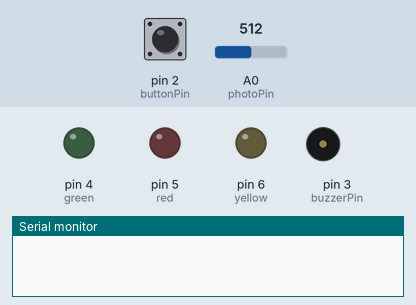
A sketch run on a simulated Arduino Uno, built with avr-gcc and run on an emulated ATmega328P. Shown: output pins drawn as LEDs (lit = HIGH), buzzer (waves = sounding), the last lines printed to the serial monitor. Inputs (shaded band) come from the test bench; at power-on: pin 2 (buttonPin) HIGH, A0 (photoPin) = 512.

Above: at 1.2 s.
1.3 s: pin 2 (buttonPin) pulled LOW for 0.25 s
At 3.8 s:
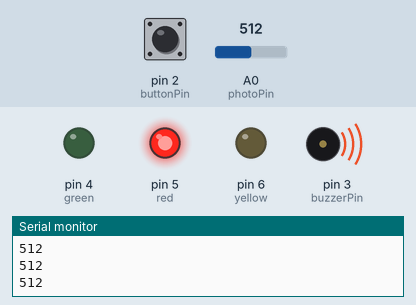
4.3 s: pin 2 (buttonPin) pulled LOW for 1 s
At 6.7 s:
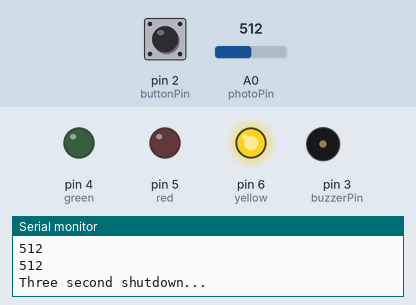
8.3 s: A0 (photoPin) set to 688
10.2 s: A0 (photoPin) set to 714
At 10.9 s:
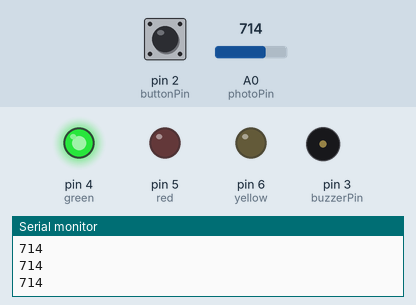
11.8 s: A0 (photoPin) set to 690
At 12.01 s:
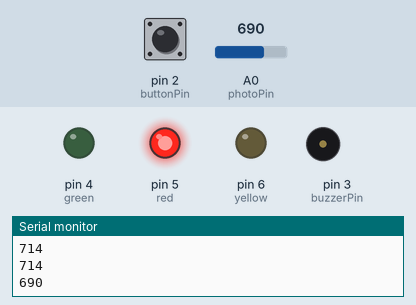
Timing chart, 0 to 14.6 s (numbered marks = the images above; inputs shaded):
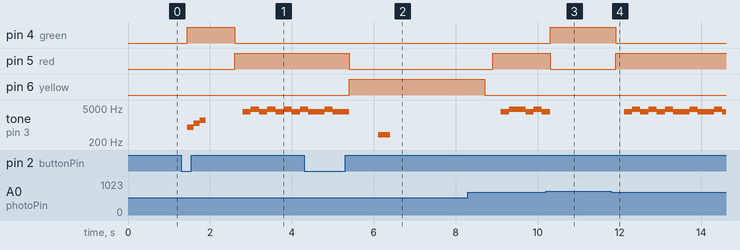

The sketch:

tinkercad-security-system.ino
```cpp
// c++
const byte buzzerPin = 3;
const int photoPin = A0;
const int buttonPin = 2;

// 0 = disarmed, 1 = armed, 2 = alert
int systemState = 0;
unsigned long buttonPressTime = 0;
bool buttonWasPressed = false;

// Alert timing variables
unsigned long alertStartTime = 0;
unsigned long lastToneChange = 0;
int currentTone = 0;

void setup() {
  // buzzer
  pinMode(buzzerPin, OUTPUT);

  // photoresistor
  pinMode(photoPin, INPUT);

  // leds
  pinMode(4, OUTPUT); // green
  pinMode(5, OUTPUT); // red
  pinMode(6, OUTPUT); // yellow

  // pushbutton
  pinMode(2, INPUT_PULLUP);

  Serial.begin(9600); // start serial communication
}

void loop() {
  if (systemState == 0) {
    // check for button press
    if (digitalRead(buttonPin) == LOW) {
      delay(50); // debounce
      if (digitalRead(buttonPin) == LOW) {
        digitalWrite(4, HIGH);
        startupBeep();
        // wait for startup to finish
        delay(500);
        systemState = 1;
      }
    }
  }

  else if (systemState == 1) {
    int lightVal = analogRead(photoPin);
    Serial.println(lightVal);

    digitalWrite(4, HIGH);

    if (lightVal < 700) {
      // turn red led on
      digitalWrite(4, LOW); // green off
      digitalWrite(5, HIGH); // red on

      systemState = 2;
      alertStartTime = millis(); // Start alert timer
      currentTone = 0;
    }

    // shutdown or reset
    int buttonState = digitalRead(buttonPin);

    if (buttonState == LOW && !buttonWasPressed) {
      // button just pressed
      buttonPressTime = millis();
      buttonWasPressed = true;
    }

    // button release
    if (buttonState == HIGH && buttonWasPressed) {
      unsigned long pressDuration = millis() - buttonPressTime;
      buttonWasPressed = false;

      if (pressDuration >= 2000) {
        Serial.println("Shutting down...");
        noTone(buzzerPin);
        digitalWrite(buzzerPin, LOW); // ensure buzzer is off

        // flash yellow light
        digitalWrite(4, LOW);
        digitalWrite(6, HIGH);

        // shutdown sound
        delay(700);
        shutdownBeep();

        delay(300);
        digitalWrite(6, LOW);

        systemState = 0;
      } else {
        Serial.print("Three second shutdown...");
        noTone(buzzerPin);
        digitalWrite(buzzerPin, LOW); // ensure buzzer is off

        // yellow light
        digitalWrite(4, LOW);
        digitalWrite(6, HIGH);

        // shutdown sound 2
        delay(700);
        shutdownBeep2();

        delay(2300);
        digitalWrite(6, LOW);

        systemState = 1;
      }
    }
  }

  else if (systemState == 2) {
    // alert state, non-blocking alert while beam broken
    int lightVal = analogRead(photoPin);
    Serial.println(lightVal);

    if (lightVal < 700) {
      // Continue non-blocking alert
      unsigned long currentTime = millis();
      if (currentTime - lastToneChange >= 200) {
        if (currentTone == 0) {
          tone(buzzerPin, 3500);
          currentTone = 1;
        } else {
          tone(buzzerPin, 4500);
          currentTone = 0;
        }
        lastToneChange = currentTime;
      }
    } else {
      // beam restored
      noTone(buzzerPin); // beam restored
      digitalWrite(5, LOW); // red off
      digitalWrite(4, HIGH); // green on
      systemState = 1;
    }
    // Allow button press to shutdown during alert
    int buttonState = digitalRead(buttonPin);

    if (buttonState == LOW && !buttonWasPressed) {
      // button just pressed
      buttonPressTime = millis();
      buttonWasPressed = true;
    }

    // button release
    if (buttonState == HIGH && buttonWasPressed) {
      unsigned long pressDuration = millis() - buttonPressTime;
      buttonWasPressed = false;

      if (pressDuration >= 2000) {
        Serial.println("Shutting down...");
        noTone(buzzerPin); // stop alert
        digitalWrite(buzzerPin, LOW); // ensure buzzer is off

        // flash yellow light
        digitalWrite(5, LOW);
        digitalWrite(6, HIGH);

        // shutdown sound
        delay(700);
        shutdownBeep();

        delay(300);
        digitalWrite(6, LOW);

        systemState = 0;
      } else {
        Serial.println("Three second shutdown...");
        noTone(buzzerPin); // stop alert
        digitalWrite(buzzerPin, LOW); // ensure buzzer is off

        // yellow light
        digitalWrite(5, LOW);
        digitalWrite(6, HIGH);

        // shutdown sound 2
        delay(700);
        shutdownBeep2();

        delay(2300);
        digitalWrite(6, LOW);

        systemState = 1;
      }
    }
  }

  delay(200);
}

// startup beep
void startupBeep() {
  tone(buzzerPin, 800, 150);
  delay(150);
  tone(buzzerPin, 1200, 150);
  delay(150);
  tone(buzzerPin, 1600, 150);
  delay(150);
  noTone(buzzerPin);
}

// intruder alert sound
void intruderAlert() {
  unsigned long startTime = millis();
  while (millis() - startTime < 3000) {
    tone(buzzerPin, 3500);
    delay(200);
    tone(buzzerPin, 4500);
    delay(200);
  }
  noTone(buzzerPin);
}

// shutdown sound
void shutdownBeep() {
  tone(buzzerPin, 1200, 150);
  delay(150);
  tone(buzzerPin, 800, 150);
  delay(150);
  tone(buzzerPin, 400, 200);
  delay(200);
  noTone(buzzerPin);
}

// shutdown sound 2
void shutdownBeep2() {
  tone(buzzerPin, 400, 300);
  delay(300);
  noTone(buzzerPin);
}
```

Measured:
- the behaviour switches between 699 and 700 on A0 (photoPin) (found by bisection; images 2 and 3)
- after the input at 1.3 s, pin 4 (green): LOW → HIGH after 0.15 s, → LOW 1.2 s later; pin 5 (red): LOW → HIGH after 1.3 s; tone on pin 3 (buzzerPin): plays 800 Hz for 0.15 s, 1200 Hz for 0.15 s, 1600 Hz for 0.15 s, 3500 Hz for 0.20 s, 4500 Hz for 0.20 s, 3500 Hz for 0.20 s … (11 notes in this stretch), starting after 0.15 s
- after the input at 4.3 s, pin 5 (red): HIGH → LOW after 1.1 s; pin 6 (yellow): LOW → HIGH after 1.1 s
- after the input at 10.2 s, pin 4 (green): LOW → HIGH after 0.11 s; pin 5 (red): HIGH → LOW after 0.11 s
- after the input at 11.8 s, pin 4 (green): HIGH → LOW after 0.11 s; pin 5 (red): LOW → HIGH after 0.11 s; tone on pin 3 (buzzerPin): goes 3 × (3500 Hz 0.20 s, 4500 Hz 0.20 s), 3500 Hz 0.40 s, 4500 Hz 0.20 s, 3500 Hz 0.40 s, 4500 Hz 0.20 s, then 3500 Hz, starting after 0.31 s
